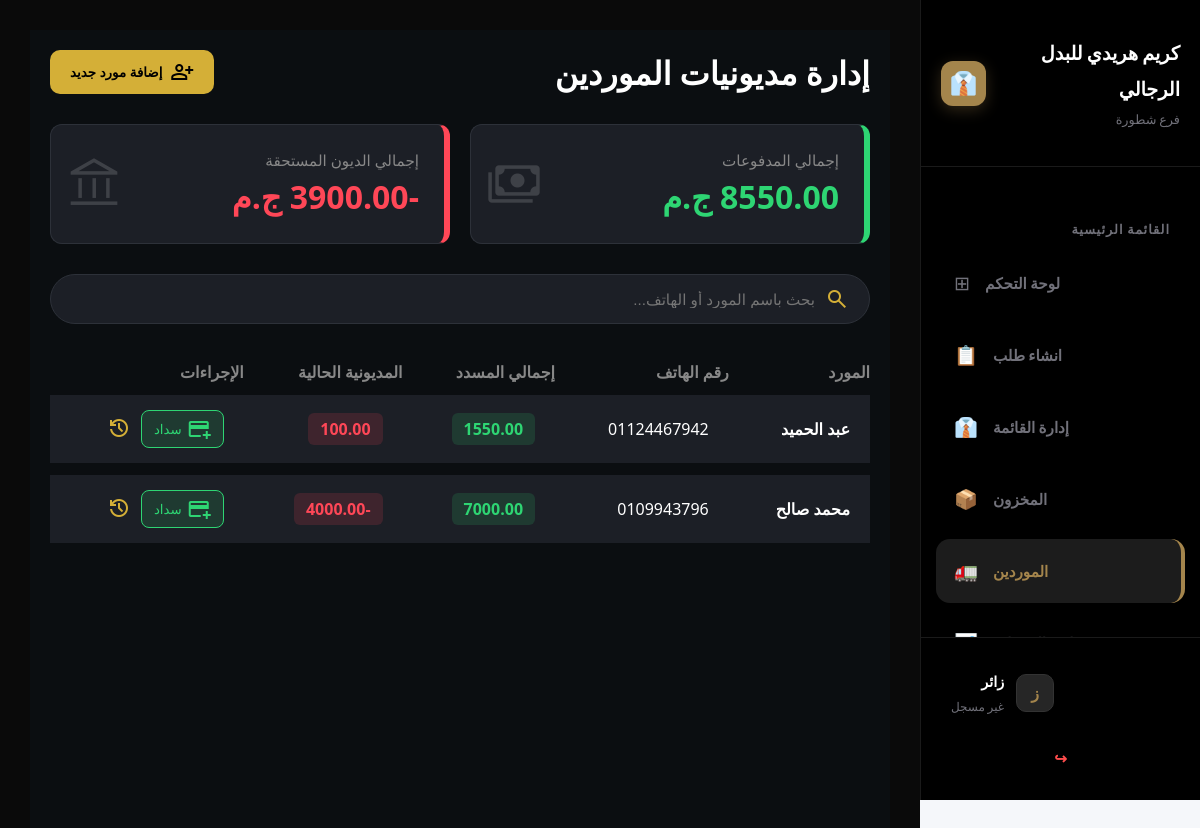
Page /pos/supplies-management/ on the earlier database version.
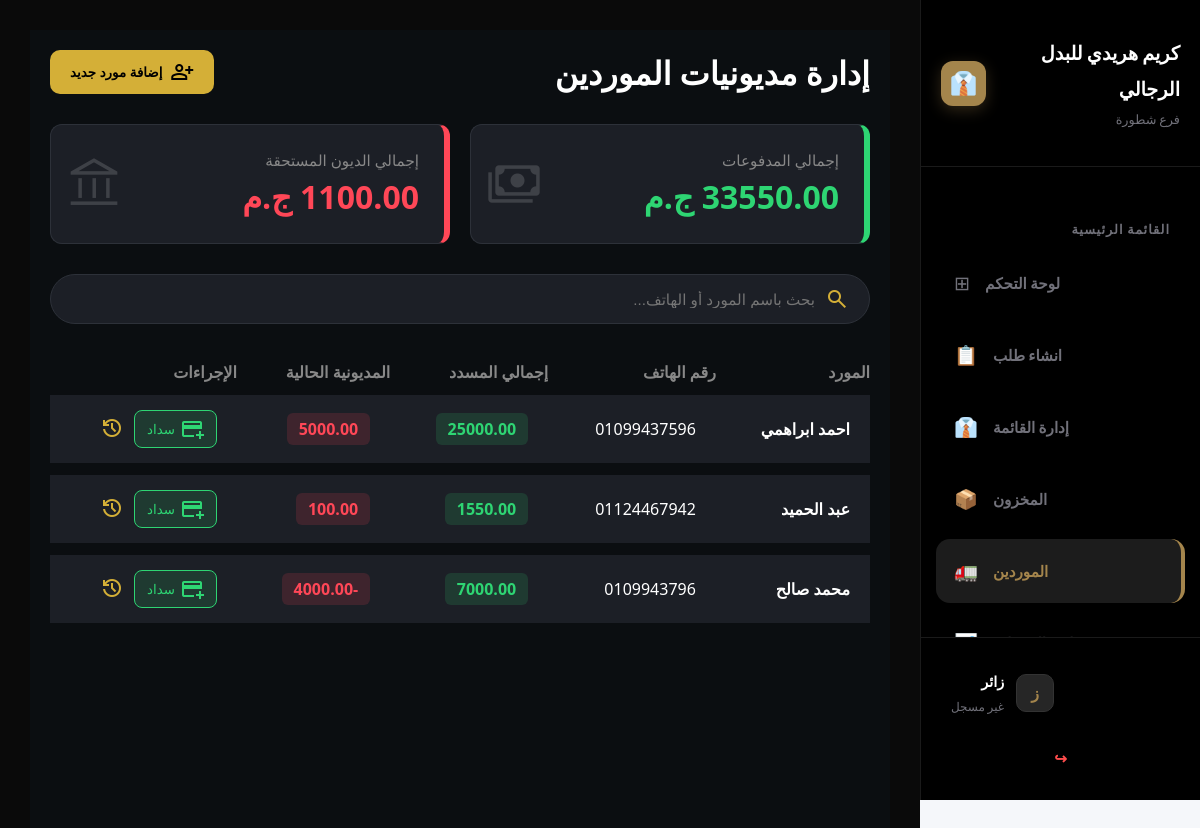
Same page on the later database version.
### pos/models.py (models this page shows, shortened)
class Supplier(models.Model):
    name = models.CharField(max_length=400, verbose_name="اسم المورد")
    mobil = models.CharField(max_length=15)
    address = models.CharField(max_length=1000, verbose_name="عنوان المورد")
    category = models.CharField(max_length=200, null=True, blank=True, verbose_name="التصنيف") # أضفنا هذا الحقل
    number_of_supplies = models.PositiveIntegerField(default=0)
    @property
    def total_debt(self):
        debt = self.supply_history.aggregate(total=Sum('remaining_amount'))['total']
        return debt if debt else 0
    @property
    def total_paid_amount(self):
        paid = self.supply_history.aggregate(total=Sum('paid_amount'))['total']
        return paid if paid else 0

### pos/views.py (the view, shortened to what this page needs)
# urls.py: path('supplies-management/', views.supplies_management, name='supplies_management'),
def supplies_management(request):
    suppliers = Supplier.objects.all().order_by('-id')
    total_debts = SupplyLog.objects.aggregate(total=Sum('remaining_amount'))['total'] or 0
    total_spending = SupplyLog.objects.aggregate(total=Sum('paid_amount'))['total'] or 0
    context = {
        'suppliers': suppliers,
        'total_debts': total_debts,
        'total_spending': total_spending
    }
    return render(request, 'pos/supplies_management.html', context)

### accounts/context_processors.py (called while the page is built)
def notifications_processor(request):
    if request.user.is_authenticated:
        notifications = Notification.objects.filter(user=request.user, is_deleted=False).order_by('-created_at')[:10]
    else:
        notifications = []
    return {'notifications': notifications}

### templates/pos/supplies_management.html (shortened to what this page needs)
{% extends 'base.html' %}
{% load static %}
{% block content %}
<div class="supplier-page-container" dir="rtl">
    <header style="display: flex; justify-content: space-between; align-items: center; margin-bottom: 30px;">
        <h1 style="font-size: 2rem; color: #fff;">إدارة مديونيات الموردين</h1>
        <button class="btn-add" onclick="toggleModal('modalAdd', true)">
            <span class="material-symbols-outlined">person_add</span> إضافة مورد جديد
        </button>
    </header>
    <section class="stats-grid">
        <div class="luxury-stat-card card-payments">
            <span class="material-symbols-outlined stat-icon">payments</span>
            <div class="stat-info">
                <span class="stat-label">إجمالي المدفوعات</span>
                <span class="stat-value" style="color: #2ed573;">{{ total_spending|floatformat:2 }} ج.م</span>
            </div>
        </div>
        <div class="luxury-stat-card card-debt">
            <span class="material-symbols-outlined stat-icon">account_balance</span>
            <div class="stat-info">
                <span class="stat-label">إجمالي الديون المستحقة</span>
                <span class="stat-value" style="color: #ff4757;">{{ total_debts|floatformat:2 }} ج.م</span>
            </div>
        </div>
    </section>
    <div class="toolbar-container">
        <div class="search-box">
            <span class="material-symbols-outlined" style="color: #d4af37;">search</span>
            <input type="text" id="mainSearch" placeholder="بحث باسم المورد أو الهاتف..." class="luxury-input">
        </div>
    </div>
    <table class="luxury-table" id="suppliersTable">
        <thead>
            <tr style="color: #888; text-align: right;">
                <th>المورد</th>
                <th>رقم الهاتف</th>
                <th>إجمالي المسدد</th>
                <th>المديونية الحالية</th>
                <th>الإجراءات</th>
            </tr>
        </thead>
        <tbody>
            {% for supplier in suppliers %}
            <tr>
                <td><b>{{ supplier.name }}</b></td>
                <td>{{ supplier.mobil }}</td>
                <td><span class="price-tag paid-tag">{{ supplier.total_paid_amount|floatformat:2 }}</span></td>
                <td><span class="price-tag debt-tag">{{ supplier.total_debt|floatformat:2 }}</span></td>
                <td>
                    <div style="display: flex; gap: 10px;">
                        <button class="btn-pay" onclick="openPayModal('{{ supplier.id }}', '{{ supplier.name }}', '{{ supplier.total_debt }}')">
                            <span class="material-symbols-outlined">add_card</span> سداد
                        </button>
                        <button onclick="openSupplierDetails('{{ supplier.id }}', '{{ supplier.name }}', '{{ supplier.total_debt }}')" style="background:none; border:none; color:#d4af37; cursor:pointer;">
                            <span class="material-symbols-outlined">history</span>
                        </button>
                    </div>
                </td>
            </tr>
            {% endfor %}
        </tbody>
    </table>
</div>
{% endblock %}

Differences in the rows shown:
added Supplier: name "احمد ابراهمي", mobil "01099437596", total_paid_amount "25000.00", total_debt "5000.00"
Other differences:
{{ total_spending|floatformat:2 }}: "8550.00" → "33550.00"
{{ total_debts|floatformat:2 }}: "-3900.00" → "1100.00"
